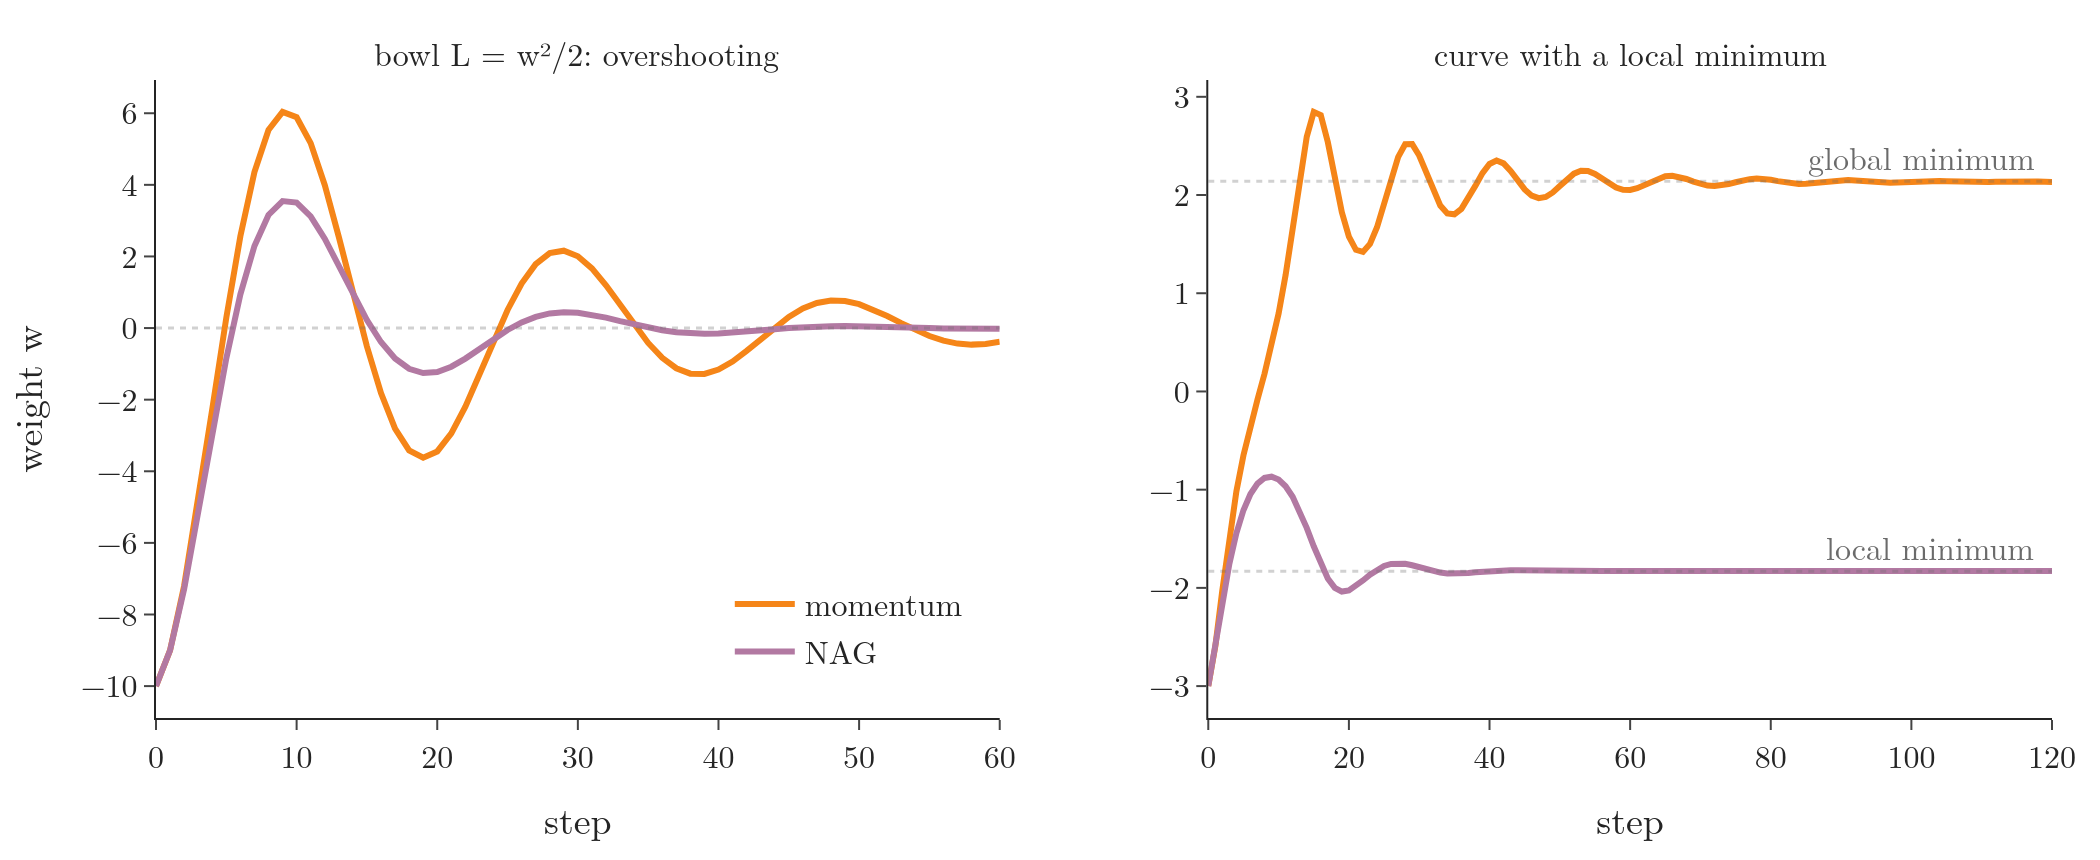

The Python source for this figure:
"""Momentum and NAG on L(w) = w^2/2 from w = -10, learning rate 0.1, beta = 0.9: the weight over 60 steps (left),
and on L(w) = (w^2 - 4)^2/8 - 0.6 w from w = -3, learning rate 0.05, beta = 0.9 (right) (Plotly)."""
from pathlib import Path
import numpy as np
import plotly.graph_objects as go
from plotly.subplots import make_subplots
from common import ORANGE, PURPLE, GREY, FONT

here = Path(__file__).parent


def run(grad, w0, eta, beta, nag, steps):
    w, v, P = w0, 0.0, [w0]
    for _ in range(steps):
        g = grad(w - beta * v) if nag else grad(w)
        v = beta * v + eta * g
        w = w - v
        P.append(w)
    return P


fig = make_subplots(rows=1, cols=2, horizontal_spacing=0.11,
                    subplot_titles=("bowl L = w²/2: overshooting", "curve with a local minimum"))
df = lambda w: w * (w ** 2 - 4) / 2 - 0.6
for nag, name, c in ((False, "momentum", ORANGE), (True, "NAG", PURPLE)):
    fig.add_trace(go.Scatter(y=run(lambda w: w, -10.0, 0.1, 0.9, nag, 60), name=name, line=dict(color=c, width=3)),
                  row=1, col=1)
    fig.add_trace(go.Scatter(y=run(df, -3.0, 0.05, 0.9, nag, 120), showlegend=False, line=dict(color=c, width=3)),
                  row=1, col=2)
fig.add_hline(y=0, line=dict(color=GREY, dash="dot", width=1.5), row=1, col=1)
for y, text in ((-1.83, "local minimum"), (2.14, "global minimum")):
    fig.add_hline(y=y, line=dict(color=GREY, dash="dot", width=1.5), row=1, col=2)
    fig.add_annotation(x=118, y=y, yshift=12, xanchor="right", text=text, showarrow=False, font=dict(color=GREY),
                       row=1, col=2)
fig.update_xaxes(title_text="step")
fig.update_yaxes(title_text="weight w", col=1)
fig.update_layout(template="simple_white", width=1050, height=430, font=FONT,
                  legend=dict(x=0.3, y=0.05, bgcolor="rgba(255,255,255,0.85)"), margin=dict(l=70, r=20, t=40, b=60))
fig.write_image(here / "overshoot.png", scale=2)
fig.write_image(here / "overshoot.pdf")
